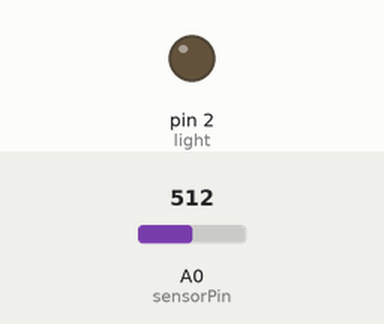
This sketch was run on a simulated Arduino Uno, built with avr-gcc and run on an emulated ATmega328P. Parts: output pins drawn as LEDs (lit = HIGH). The test bench sets the inputs (shaded band); at power-on: A0 (sensorPin) = 512.

Above: at 1.2 s.
1.3 s: A0 (sensorPin) set to 107
2.8 s: A0 (sensorPin) set to 91
At 4.0 s:
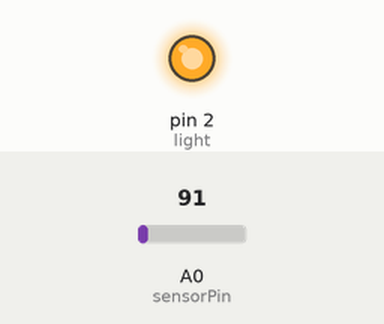
4.3 s: A0 (sensorPin) set to 110
At 5.3 s:
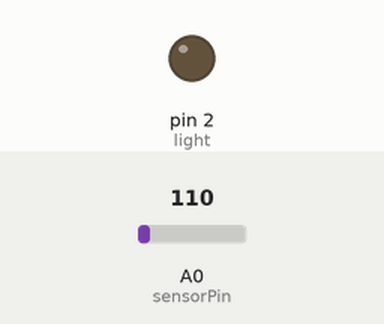
5.8 s: A0 (sensorPin) set to 90
At 6.4 s:
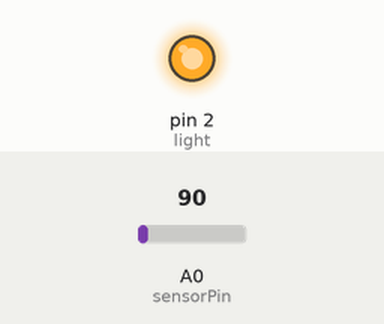
Timing chart, 0 to 8.3 s (numbered marks = the images above; inputs shaded):
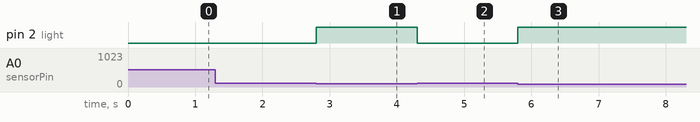

Measured:
- the behaviour switches between 100 and 99 on A0 (sensorPin) (found by bisection; images 0 and 1)
- after the input at 1.3 s, every drawn part: stays the same
- after the input at 2.8 s, pin 2 (light): LOW → HIGH at once
- after the input at 4.3 s, pin 2 (light): HIGH → LOW at once
- after the input at 5.8 s, pin 2 (light): LOW → HIGH at once

The sketch:

exp_5.ino
```cpp
int sensorPin= A0;
int light= 2;

int sensorValue;
int led;

void setup()
{
  pinMode(light,OUTPUT);
  pinMode(sensorPin,INPUT);
}

void loop()
{
  sensorValue = analogRead(sensorPin);

// if it is dark then switch on the light else let it remain off

  if (sensorValue <100)
  digitalWrite(light,HIGH);

  else
  digitalWrite(light,LOW);
}
```
